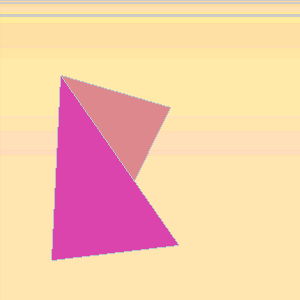
Frame 1 (no input)
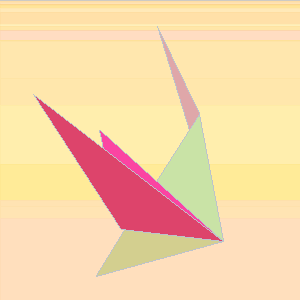
Frame 2 (the mouse pressed at the canvas centre, redrawn once)

The Processing sketch that drew these frames (run headless with seeded random() and noise(); the mouse was pressed at the canvas centre and the sketch redrawn once):

// Processing sketch: processing_92450
// ── processing_92450.pde

/* Triangle Crystal
   Programmer: Dan Olson
   03/09/2013 */

void setup() {
noSmooth();
size(300,300);

}

void draw() {
 
 rectBackground();
 quadRandSimple();
 noLoop();
  
}

void rectBackground() {

  for(int i = 0; i <= height; i++) {
    stroke(240,156,0,10);
    fill(255,random(220,240),random(150,200));
    int y = int(random(0,height));
    rect(0,y,width,y);
   
  }
}
  
void quadRandSimple() {
  
stroke(189,195,203);  

int num = int(random(5,20));

float[] x1 = new float[num];
float[] y1 = new float[num];
  
for (int i = 0; i < num; i++) {

x1[i] = random(20,width-20);
y1[i] = random(20,height-20);
 
}

beginShape(TRIANGLE_FAN);
for (int i =0; i < num; i++) {
vertex(x1[i],y1[i]);
fill(random(200,255),random(50,255),random(100,255));
}
endShape(CLOSE);

}

//Right click pause, left click re-start
void mousePressed(){
if (mouseButton == RIGHT){
noLoop();
save("1111.png");
}
if (mouseButton == LEFT) {
background(255,random(220,240),random(150,200));
loop();
setup();
}
}
